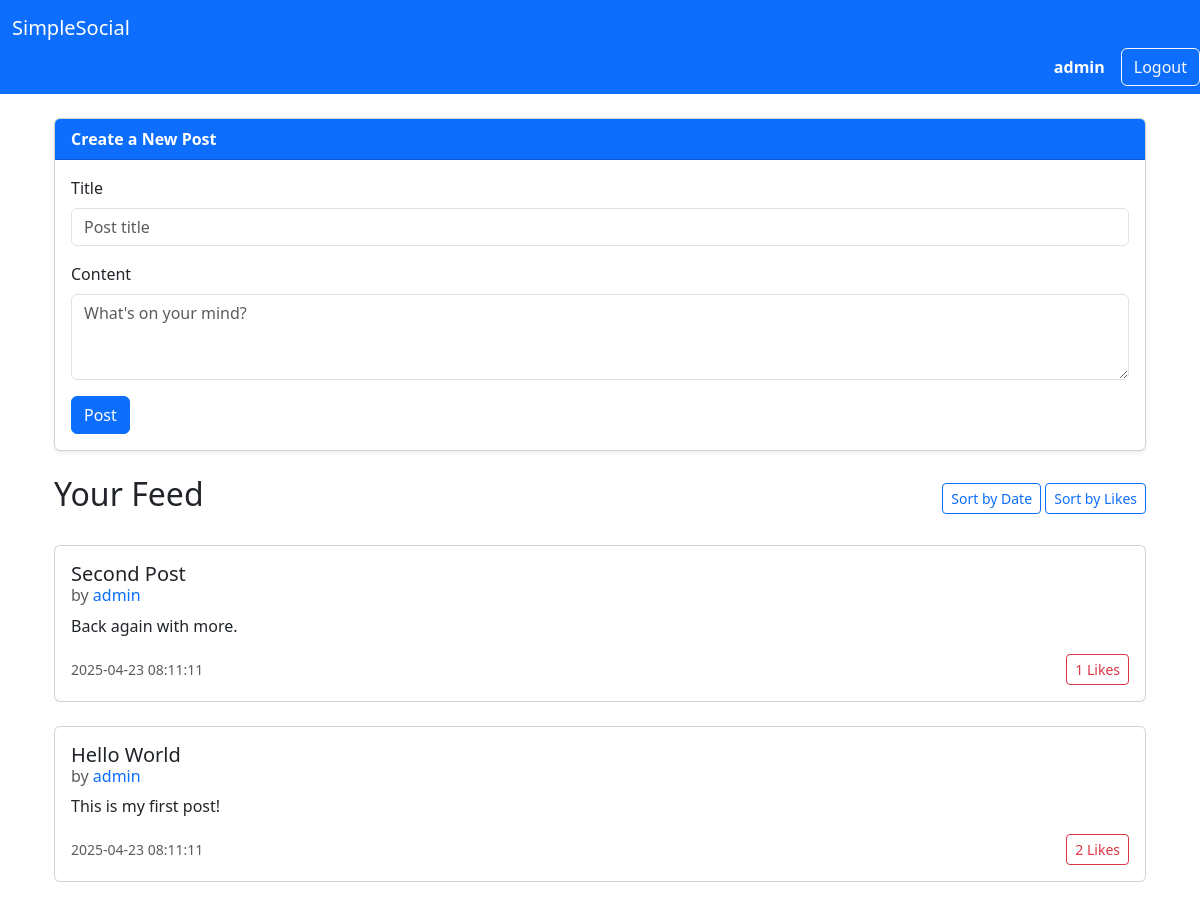
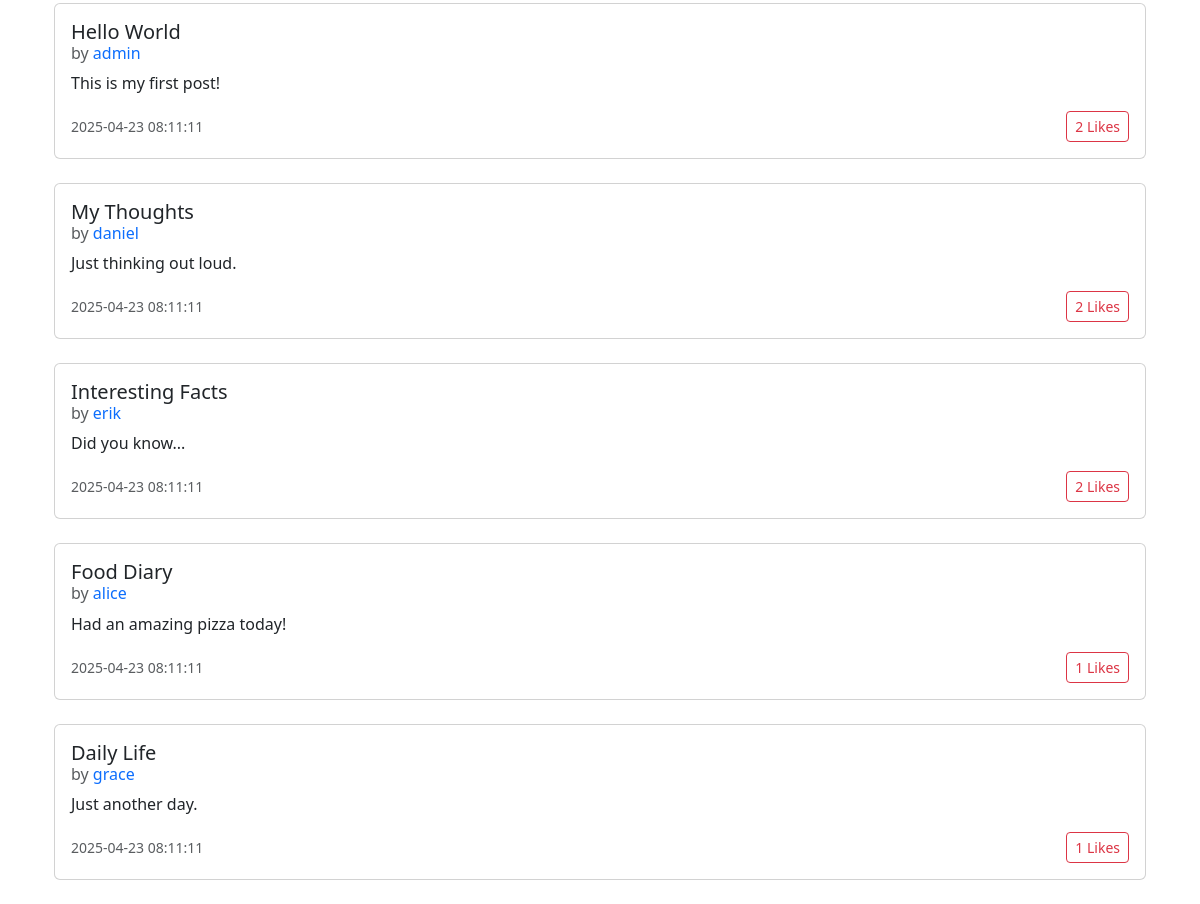
Page /feed (signed in) on the committed database (2 pictures, top to bottom).
### tables this page shows
CREATE TABLE posts (
    post_id INTEGER PRIMARY KEY,
    user_id INTEGER NOT NULL,
    title TEXT NOT NULL,
    content TEXT NOT NULL,
    date TIMESTAMP DEFAULT CURRENT_TIMESTAMP,
    FOREIGN KEY (user_id) REFERENCES users (user_id)
);

CREATE TABLE users (
    user_id INTEGER PRIMARY KEY,
    username VARCHAR(15) UNIQUE NOT NULL,
    password VARCHAR(255) NOT NULL,
    email VARCHAR(50) UNIQUE NOT NULL,
    role TEXT NOT NULL CHECK(role IN ('admin', 'user')),
    date TIMESTAMP DEFAULT CURRENT_TIMESTAMP
);

CREATE TABLE comments (
    comment_id INTEGER PRIMARY KEY,
    post_id INTEGER NOT NULL,
    user_id INTEGER NOT NULL,
    content TEXT NOT NULL,
    date TIMESTAMP DEFAULT CURRENT_TIMESTAMP,
    FOREIGN KEY (post_id) REFERENCES posts (post_id),
    FOREIGN KEY (user_id) REFERENCES users (user_id)
);

### app.py (the view)
@app.route("/feed")
def feed():
    db = get_db()
    username = session.get("username")
    posts = select_posts(db, username)
    return render_template('feed.html', posts=posts)

### app.py (called while the page is built)
def get_db():
    if not hasattr(g, "_database"):
        print("Creating new database connection")
        g._database = create_connection(database)
    return g._database

@app.teardown_appcontext
def teardown_db(error):
    db = getattr(g, '_database', None)
    if db is not None:
        print("Closing database connection")
        db.close()

### setup_db.py (called while the page is built)
def create_connection(db_file):
    conn = None
    try:
        conn = sqlite3.connect(db_file)
        return conn
    except Error as e:
        print(f"Error: {e}")
    return conn

### templates/feed.html (shortened to what this page needs)
{% extends "base.html" %}
{% block content %}
<div class="container">
    <div class="card mb-4 shadow-sm">
        <div class="card-header bg-primary text-white">
            <strong>Create a New Post</strong>
        </div>
        <div class="card-body">
            <form method="POST" action="{{ url_for('create_post') }}">
                <div class="mb-3">
                    <label for="title" class="form-label">Title</label>
                    <input type="text" name="title" id="title" class="form-control" placeholder="Post title" required>
                </div>
                <div class="mb-3">
                    <label for="content" class="form-label">Content</label>
                    <textarea name="content" id="content" class="form-control" rows="3" placeholder="What's on your mind?" required></textarea>
                </div>
                <button type="submit" class="btn btn-primary">Post</button>
            </form>
        </div>
    </div>
    <div class="d-flex justify-content-between align-items-center mb-4">
        <h2>Your Feed</h2>
        <div>
            <form method="GET" class="d-inline">
                <button type="submit" class="btn btn-outline-primary btn-sm">Sort by Date</button>
            </form>
            <form method="GET" class="d-inline">
                <button type="submit" class="btn btn-outline-primary btn-sm">Sort by Likes</button>
            </form>
        </div>
    </div>
    {% for post in posts %}
    <div class="card mb-4">
        <div class="card-body">
            <h5 class="card-title mb-1"><a href="{{ url_for('post', post_id=post.post_id) }}" class="text-decoration-none text-dark">
                {{ post.title }}</a>
            </h5>
            <h6 class="card-subtitle text-muted mb-2">
                by
                <a href="{{ url_for('profile', username=post.post_author) }}" class="text-decoration-none">
                    {{ post.post_author }}
                </a>
            </h6>
            <p class="card-text">{{ post.content }}</p>
            <div class="d-flex justify-content-between align-items-center">
                <small class="text-muted">{{ post.post_date }}</small>
                <form method="POST" action="{{ url_for('like_post', post_id=post.post_id) }}">
                    <button type="submit" class="btn btn-sm btn-outline-danger">
                        {{ post.like_count }} Likes
                    </button>
                </form>
            </div>
        </div>
    </div>
    {% else %}
    <p class="text-muted">No posts.</p>
    {% endfor %}
</div>
{% endblock %}

### rows in the picture
posts: title "Second Post", post_author "admin", content "Back again with more.", post_date "2025-04-23 08:11:11", like_count "1"
comments: title "Hello World", post_author "admin", content "This is my first post!", post_date "2025-04-23 08:11:11", like_count "2"
comments: title "Hello World", post_author "admin", content "This is my first post!", post_date "2025-04-23 08:11:11", like_count "2"
comments: title "My Thoughts", post_author "daniel", content "Just thinking out loud.", post_date "2025-04-23 08:11:11", like_count "2"
comments: title "Interesting Facts", post_author "erik", content "Did you know...", post_date "2025-04-23 08:11:11", like_count "2"
comments: title "Food Diary", post_author "alice", content "Had an amazing pizza today!", post_date "2025-04-23 08:11:11", like_count "1"
comments: title "Daily Life", post_author "grace", content "Just another day.", post_date "2025-04-23 08:11:11", like_count "1"

### other values in the picture
{{ session.get('username') }} "admin"
